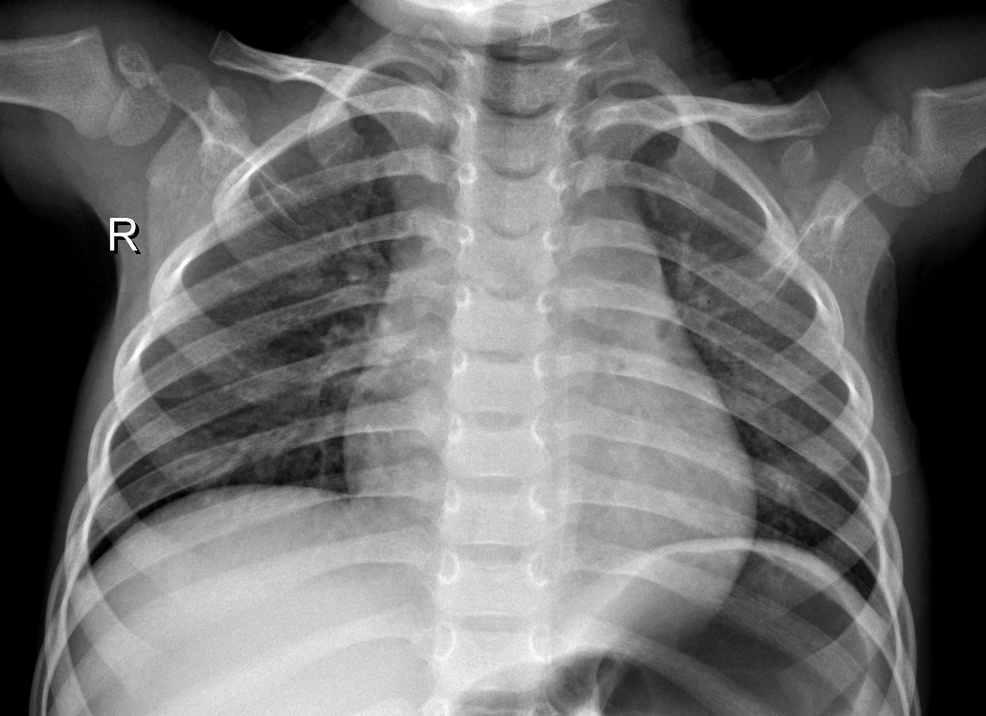
#> input picture Dataset/IM-0215-0001.jpeg, 986 x 716 px, shrunk from 1666 x 1209 before the run, found by its file name
$ jupyter execute flipping.ipynb   (shell and % lines are left out)
#> lines starting #> are read from the running program, lines starting #| are printed output that depends on the picture
<a href="https://colab.research.google.com/github/hanifnurf/TKC_Covid19/blob/main/opencv_basic/flipping.ipynb" target="_parent"></a>

[cell 1]
import wget
url = "https://github.com/hanifnurf/TKC_Covid19/blob/main/Dataset/IM-0215-0001.jpeg?raw=true"
wget.download(url)

[cell 2]
# import the necessary packages
from matplotlib import pyplot as plt
import numpy as np
import argparse
import cv2

[cell 3]
def plt_imshow(title, image):
	# convert the image frame BGR to RGB color space and display it
	image = cv2.cvtColor(image, cv2.COLOR_BGR2RGB)
	plt.imshow(image)
	plt.title(title)
	plt.grid(False)
	plt.show()

[cell 4]
# # construct the argument parser and parse the arguments
# ap = argparse.ArgumentParser()
# ap.add_argument("-i", "--image", type=str, default="office.jfif",
# 	help="path to the input image")
# args = vars(ap.parse_args())

# since we are using Jupyter Notebooks we can replace our argument
# parsing code with *hard coded* arguments and values
args = {
	"image": "IM-0215-0001.jpeg"
}

[cell 5]
# load the original input image and display it to our screen
image = cv2.imread(args["image"])
#> image is the input picture: shape (716, 986, 3); min 0, max 255, mean 109.7
plt_imshow("Original", image)

# flip the image horizontally
print("[INFO] flipping image horizontally...")
flipped = cv2.flip(image, 1)
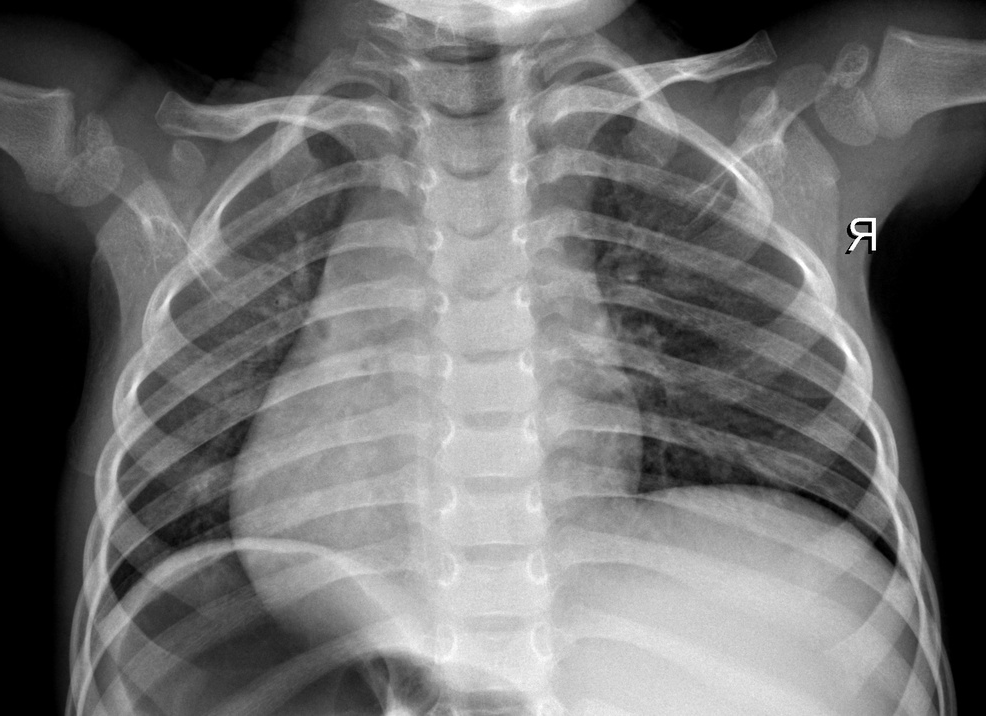
#> flipped: shape (716, 986, 3); min 0, max 255, mean 109.7
plt_imshow("Flipped Horizontally", flipped)

[cell 6]
# flip the image vertically
flipped = cv2.flip(image, 0)
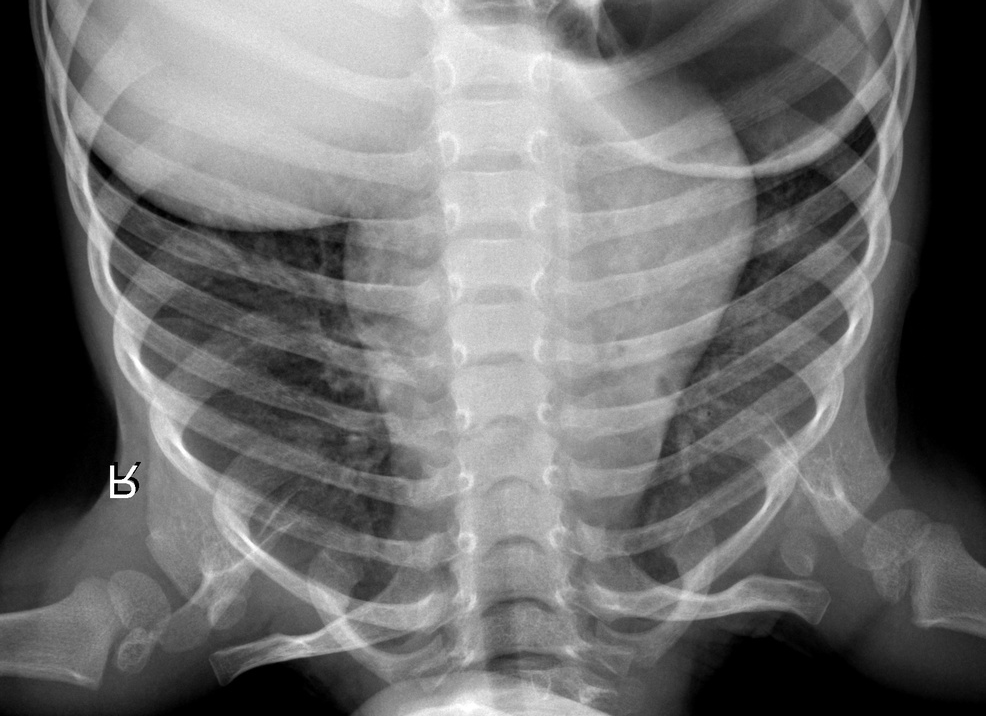
#> flipped: shape (716, 986, 3); min 0, max 255, mean 109.7
print("[INFO] flipping image vertically...")
plt_imshow("Flipped Vertically", flipped)

[cell 7]
# flip the image along both axes
flipped = cv2.flip(image, -1)
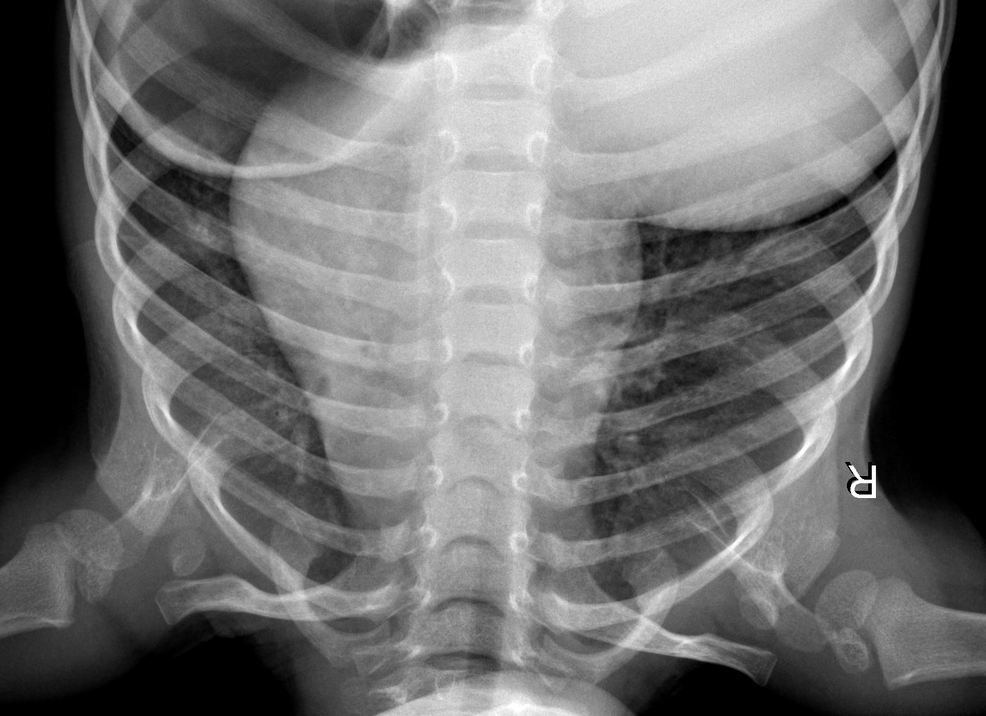
#> flipped: shape (716, 986, 3); min 0, max 255, mean 109.7
print("[INFO] flipping image horizontally and vertically...")
plt_imshow("Flipped Horizontally & Vertically", flipped)

$ run again, with Dataset/covid (13).jpg copied over Dataset/IM-0215-0001.jpeg
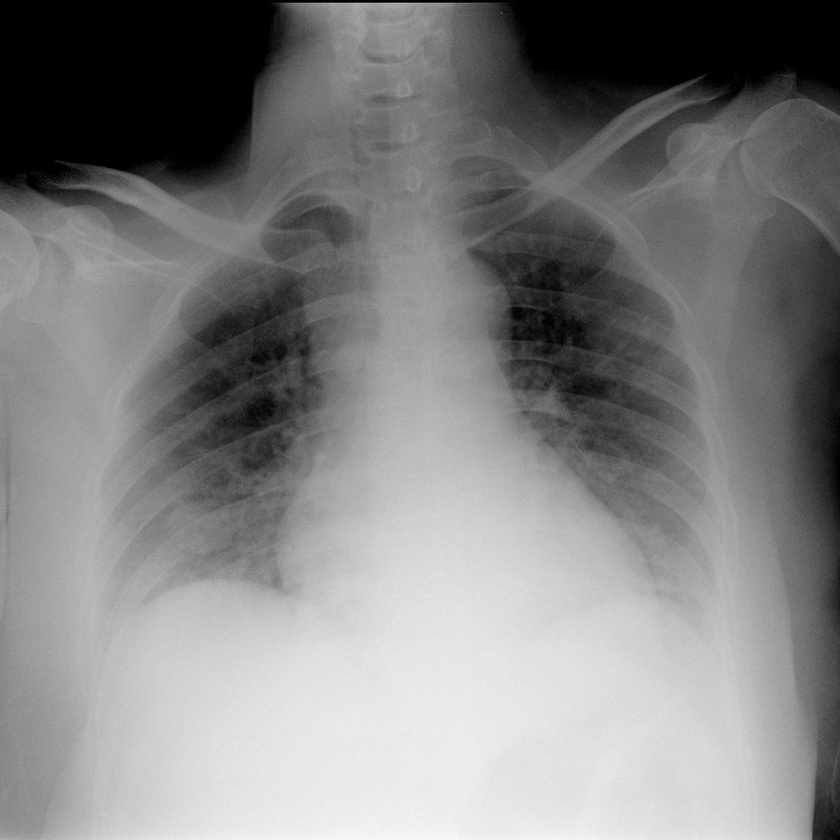
#> input picture Dataset/covid (13).jpg, 840 x 840 px, shrunk from 1261 x 1262 before the run, found by its file name
#> image is the input picture: shape (840, 840, 3); min 0, max 250, mean 129.4
#> `flipped = cv2.flip(image, 0)`:
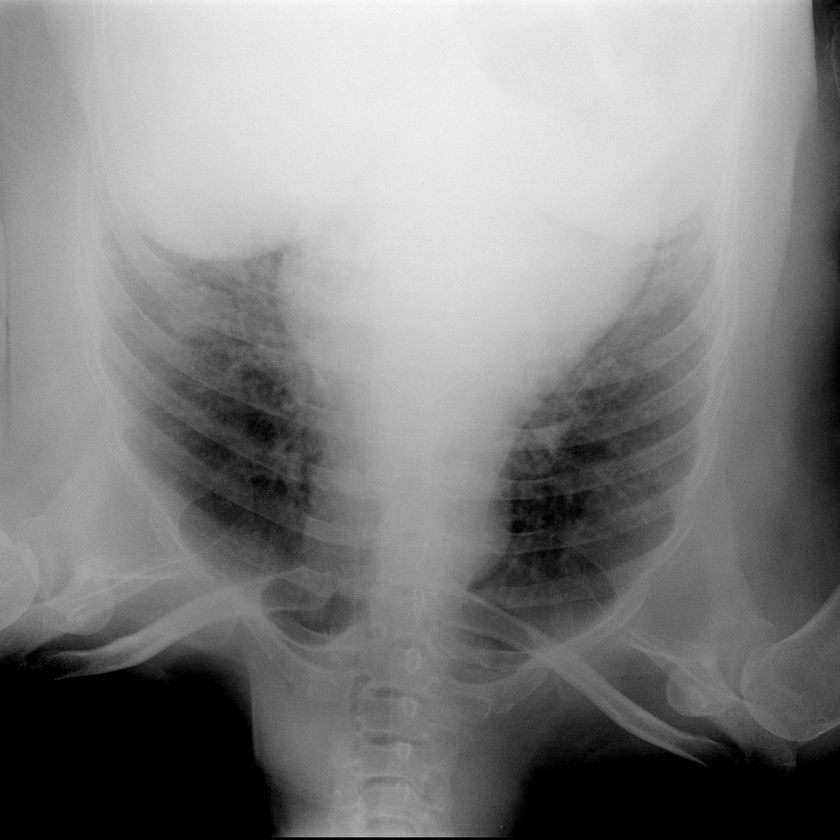
#> flipped: shape (840, 840, 3); min 0, max 250, mean 129.4
#> `flipped = cv2.flip(image, -1)`:
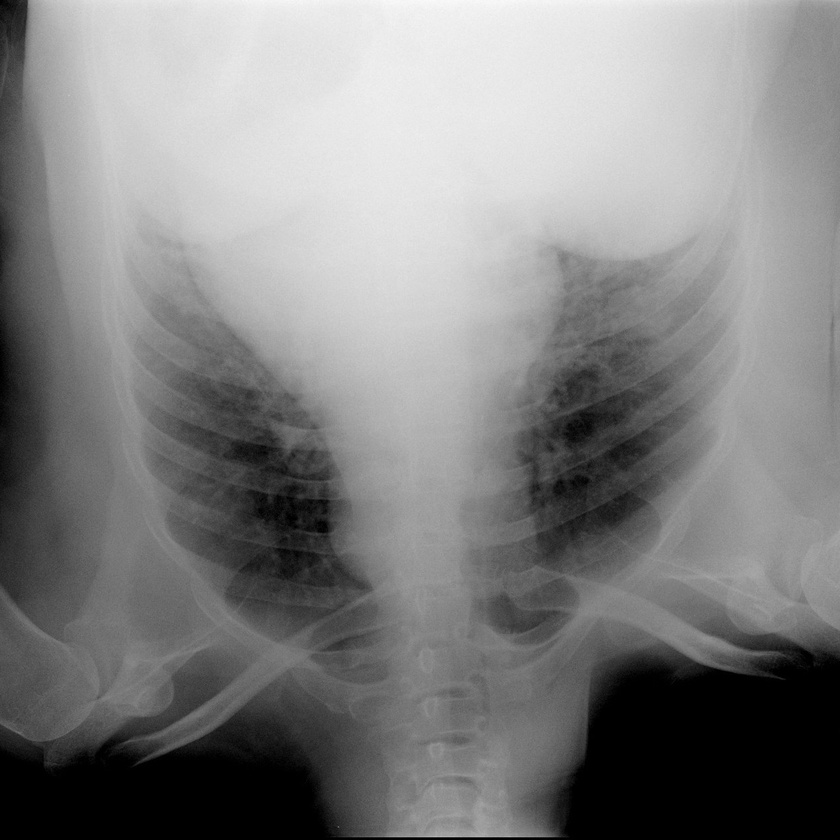
#> flipped: shape (840, 840, 3); min 0, max 250, mean 129.4
